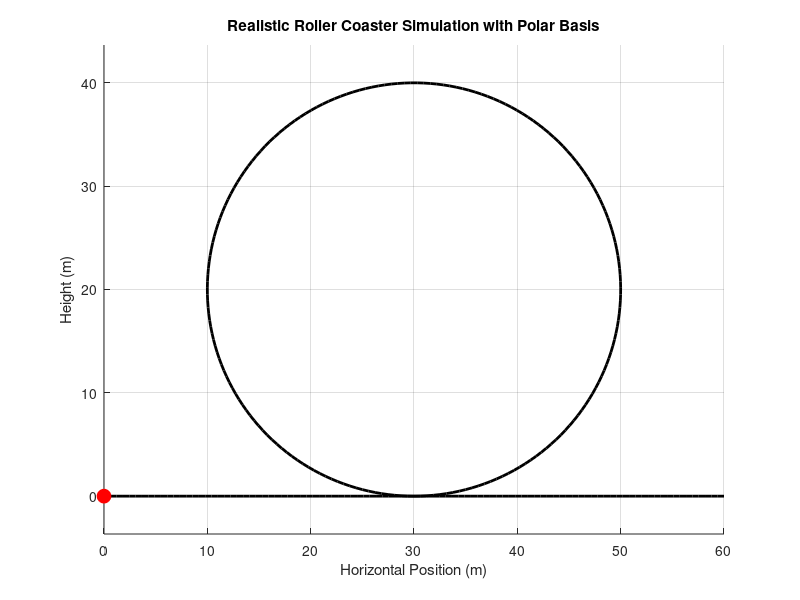

Here is the MATLAB script that generated this plot: (Note: this script raises an error after producing the figure.)
clc;
clear;
close all;

% Parameters
g = 9.81; % Gravitational acceleration (m/s^2)
r = 20; % Radius of the loop (m)
ho = 50; % Initial height of the drop (m)
vo = sqrt(2 * g * ho); % Initial velocity at the bottom (m/s)
m = 100; % Mass of the moving body (kg)

flat_length = 30; % Length of flat track before and after the loop
theta_loop = linspace(0, 2*pi, 200); % Loop angles in radians
theta_flat_before = linspace(-pi/2, 0, 50); % Flat track before loop mapped to angles
theta_flat_after = linspace(2*pi, 2.5*pi, 50); % Flat track after loop mapped to angles

% Geometry of the flat track, loop, and exit
x_flat_before = linspace(0, flat_length, 50); % Flat track x-coordinates
h_flat_before = zeros(size(x_flat_before)); % Flat track height (y = 0)

x_loop = flat_length + r * sin(theta_loop); % Loop x-coordinates
h_loop = r * (1 - cos(theta_loop)); % Heights of the loop

x_flat_after = linspace(x_loop(end), x_loop(end) + flat_length, 50); % Exit flat track x-coordinates
h_flat_after = zeros(size(x_flat_after)); % Flat track height (y = 0)

% Combine all segments
x_track = [x_flat_before, x_loop, x_flat_after];
h_track = [h_flat_before, h_loop, h_flat_after];
theta = [theta_flat_before, theta_loop, theta_flat_after]; % Full angular range

% Velocity calculation
h = [h_flat_before, h_loop, h_flat_after]; % Combined height profile
v = sqrt(2 * g * (ho - h)); % Velocity as a function of height
v_change = diff(v); % Change in velocity at each step

% G-force calculation
G_flat = ones(size(h_flat_before)); % G-force on flat track (1g)
G_loop = (v(length(h_flat_before)+1:length(h_flat_before)+length(h_loop)).^2) / (r * g) + cos(theta_loop); % G-force in loop
G_after = ones(size(h_flat_after)); % G-force on exit flat track (1g)
G = [G_flat, G_loop, G_after]; % Combine G-forces

% Normal Force Calculation
Fn = m * (v.^2 / r + g * cos(theta));

% Time calculation
dt = 0.05; % Time step for simulation (s)
time = [0 cumsum(sqrt(diff(x_track).^2 + diff(h_track).^2) ./ v(1:end-1))]; % Total time at each point

% Animation setup
figure;
hold on;
plot(x_track, h_track, 'k', 'LineWidth', 2); % Draw track
roller_coaster = plot(x_track(1), h_track(1), 'ro', 'MarkerSize', 10, 'MarkerFaceColor', 'r'); % Roller coaster point

% Initialize polar basis vectors (e_r and e_theta)
e_r = quiver(x_track(1), h_track(1), 0, 0, 'b', 'LineWidth', 2, 'MaxHeadSize', 0.5); % Radial unit vector
e_theta = quiver(x_track(1), h_track(1), 0, 0, 'g', 'LineWidth', 2, 'MaxHeadSize', 0.5); % Tangential unit vector

title('Realistic Roller Coaster Simulation with Polar Basis');
xlabel('Horizontal Position (m)');
ylabel('Height (m)');
axis equal;
grid on;

% Video setup
videoFile = 'roller_coaster_animation_PB.mp4';
videoWriter = VideoWriter(videoFile, 'MPEG-4');
videoWriter.FrameRate = 20; % Set frame rate
open(videoWriter);

% Animation loop
for i = 1:length(x_track)
    % Update roller coaster position
    set(roller_coaster, 'XData', x_track(i), 'YData', h_track(i));
    
    % Calculate polar basis vectors
    if i <= length(x_flat_before) || i > length(x_flat_before) + length(x_loop)
        % Flat sections: e_r points straight up, e_theta points horizontally
        e_r_x = 0;
        e_r_y = -1;
        e_theta_x = 1;
        e_theta_y = 0;
    else
        % Loop section: e_r points radially outward, e_theta points tangentially
        % Center of the loop is at (flat_length, r)
        center_x = flat_length;
        center_y = r;
        dx = x_track(i) - center_x;
        dy = h_track(i) - center_y;
        magnitude = sqrt(dx^2 + dy^2);
        e_r_x = dx / magnitude; % Radial unit vector (outward)
        e_r_y = dy / magnitude;
        e_theta_x = -e_r_y; % Tangential unit vector (perpendicular to e_r)
        e_theta_y = e_r_x;
    end
    
    % Scale vectors for visualization
    scale = 5; % Scaling factor for vector length
    set(e_r, 'XData', x_track(i), 'YData', h_track(i), 'UData', e_r_x * scale, 'VData', e_r_y * scale);
    set(e_theta, 'XData', x_track(i), 'YData', h_track(i), 'UData', e_theta_x * scale, 'VData', e_theta_y * scale);
    
    % Display velocity, g-force, normal force, and velocity change
    if i > 1
        fprintf('Position: %.2f m | Height: %.2f m | Velocity: %.2f m/s | G-Force: %.2f | Normal Force: %.2f N | ΔVelocity: %.2f m/s\n', ...
            x_track(i), h_track(i), v(i), G(i), Fn(i), v_change(i-1));
    else
        fprintf('Position: %.2f m | Height: %.2f m | Velocity: %.2f m/s | G-Force: %.2f | Normal Force: %.2f N\n', ...
            x_track(i), h_track(i), v(i), G(i), Fn(i));
    end
    
    % Update title with normal force value
    title(sprintf('Normal Force: %.2f N', Fn(i)));
    
    % Capture frame for video
    frame = getframe(gcf);
    writeVideo(videoWriter, frame);
    
    % Pause for animation effect
    pause(0.02);
end

% Close video writer
close(videoWriter);

% Display the animation video
fprintf('Animation saved as %s\n', videoFile);

% Plot Normal Force vs Loop Angle
figure;
plot(theta, Fn, 'r', 'LineWidth', 1.5);
title('Normal Force vs Loop Angle');
xlabel('Angle (radians)');
ylabel('Normal Force (N)');
grid on;

% Plot G-force vs loop angle (including flat sections)
figure;
plot(theta, G, 'b', 'LineWidth', 1.5);
title('G-Force vs Loop Angle (Including Flat Sections)');
xlabel('Angle (radians)');
ylabel('G-Force (G)');
grid on;

% Plot duration of each G-force level
G_bins = linspace(min(G), max(G), 20); % Define G-force bins
G_durations = histcounts(G, G_bins) * dt; % Calculate duration for each bin
bin_centers = (G_bins(1:end-1) + G_bins(2:end)) / 2;

figure;
bar(bin_centers, G_durations, 'b');
title('Duration of Each G-Force Level');
xlabel('G-Force (G)');
ylabel('Duration (s)');
grid on;